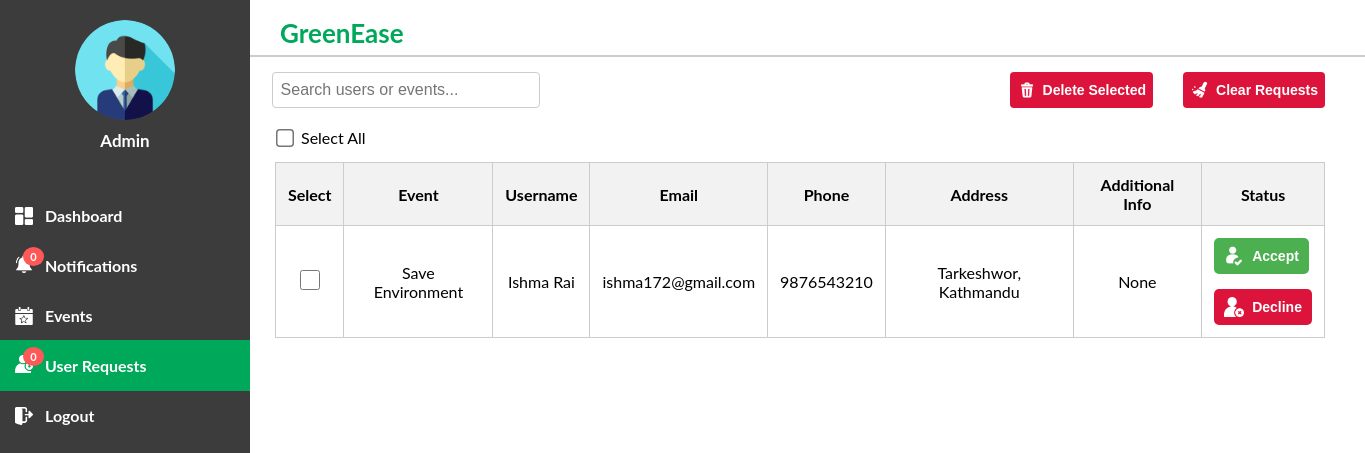
Before: /userrequest/ with the older database file.
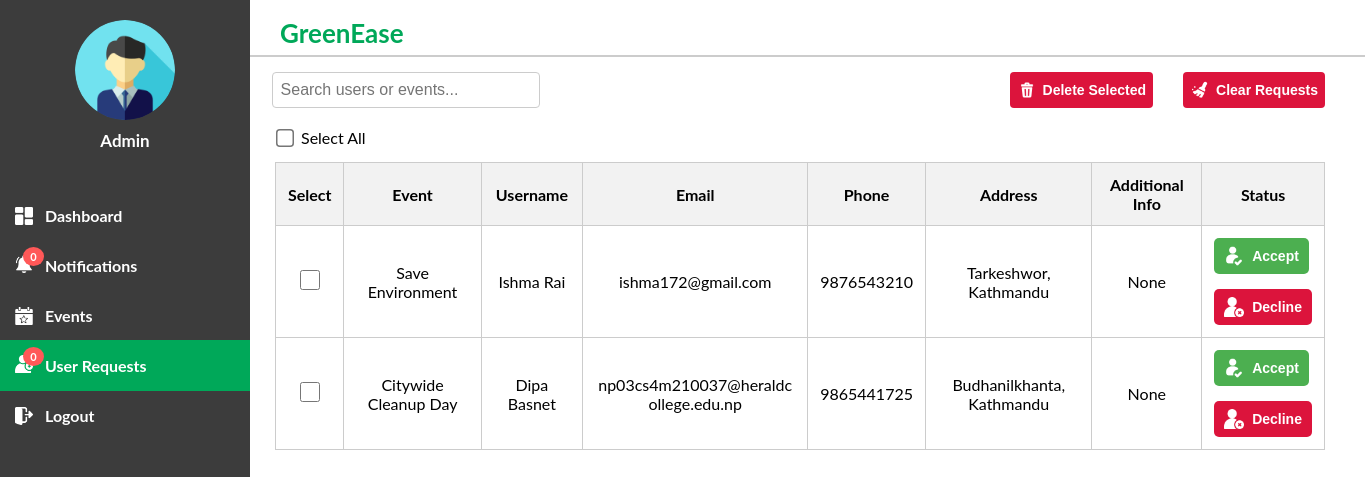
After: the same page with the newer database file.
### myApp/models.py (models this page shows, shortened)
class Registration(models.Model):
    event_name = models.CharField(max_length=255)
    full_name = models.CharField(max_length=255)
    email = models.EmailField()
    phone = models.CharField(max_length=10)
    address = models.TextField()
    additional_info = models.TextField(blank=True, null=True, default='None')

### myApp/views.py (the view)
# urls.py: path('userrequest/', views.userrequest, name='userrequest'),
def userrequest(request):
    registrations = Registration.objects.all()
    context = {'registrations': registrations}
    return render(request, 'myApp/userrequest.html', context)

### myApp/templates/myApp/userrequest.html (shortened to what the changed rows need)
<!DOCTYPE html>
<html>
<head>
    {% load static %}
    <link rel="stylesheet" href="/static/css/userrequest.css"/>
</head>
<body>
    <div class="content">
        <div class="title-box">
            <h1>GreenEase</h1>
        </div>
        <div class="table-container">
            <table class="userrequest-table" id="userrequestTable">
                <thead>
                    <tr>
                        <th>Select</th>
                        <th>Event</th>
                        <th>Username</th>
                        <th>Email</th>
                        <th>Phone</th>
                        <th>Address</th>
                        <th>Additional Info</th>
                        <th>Status</th>
                    </tr>
                </thead>
                <tbody>
                    {% for registration in registrations %}
                    <tr>
                        <td><input type="checkbox" name="registration_ids[]" value="{{ registration.id }}"></td>
                        <td>{{ registration.event_name }}</td>
                        <td>{{ registration.full_name }}</td>
                        <td>{{ registration.email }}</td>
                        <td>{{ registration.phone }}</td>
                        <td>{{ registration.address }}</td>
                        <td>{{ registration.additional_info }}</td>
                        <td>
                            <button class="accept-btn" onclick="acceptRegistration('{{ registration.id }}')">
                                <img src="/static/img/accept.png" alt="Accept Icon" class="icon">
                                Accept
                            </button>
                            <button class="delete-btn" onclick="declineRegistration('{{ registration.id }}')">
                                <img src="/static/img/cross.png" alt="Decline Icon" class="icon">
                                Decline
                            </button>
                        </td>
                    </tr>
                    {% endfor %}
                </tbody>
            </table>
        </div>
    </div>
</body>
</html>

Changed rows visible on the page:
added Registration: event_name "Citywide Cleanup Day", full_name "Dipa Basnet", email "np03cs4m210037@heraldcollege.edu.np", phone "9865441725", address "Budhanilkhanta, Kathmandu", additional_info "None"
